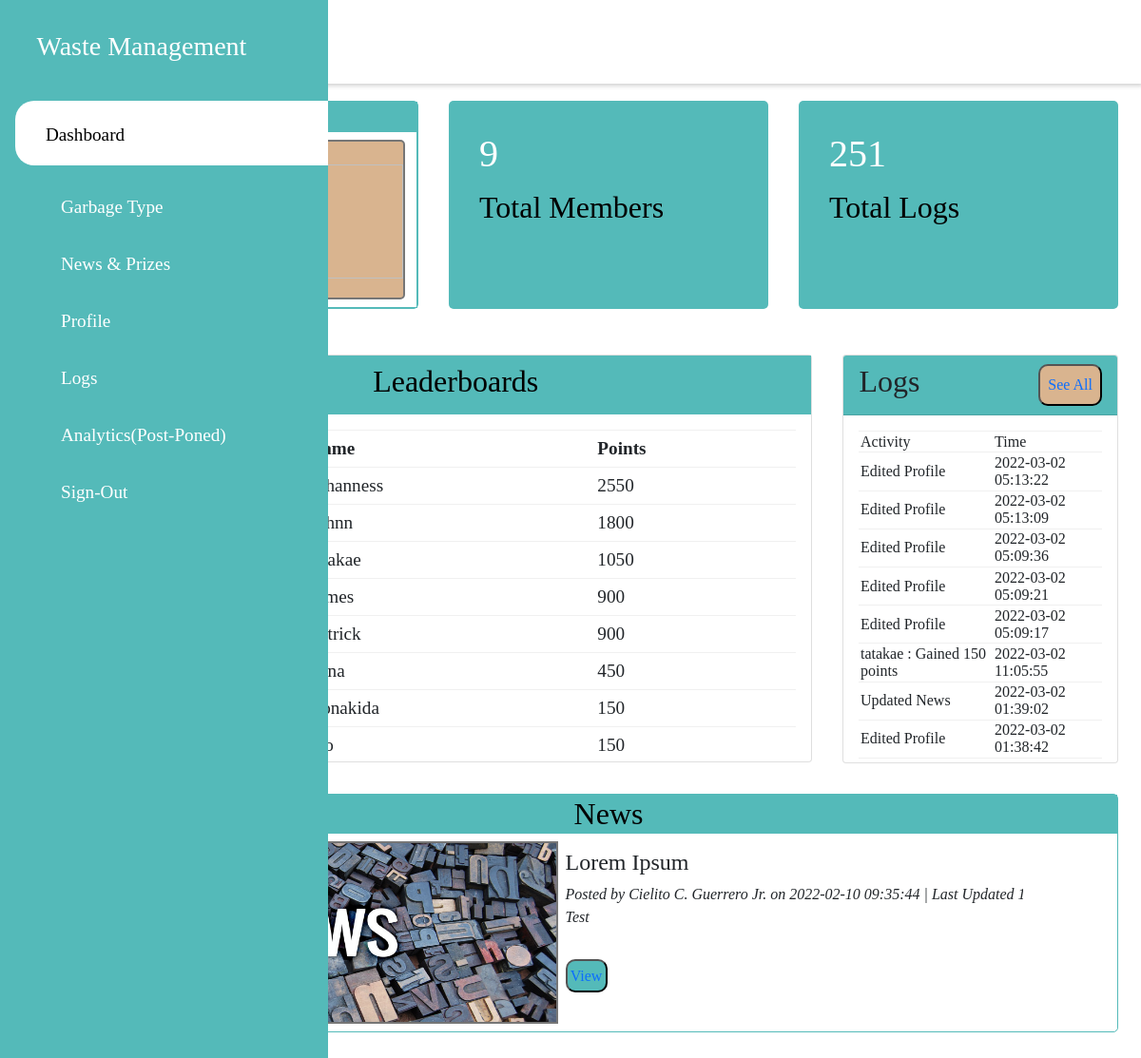
/admin/newindex.php (signed in), run on the app's committed database.
### tables this page shows
CREATE TABLE `members` (
  `id` int(11) NOT NULL,
  `profilename` varchar(255) NOT NULL,
  `fullname` varchar(255) NOT NULL,
  `status` varchar(255) NOT NULL,
  `username` varchar(255) NOT NULL,
  `password` varchar(255) NOT NULL,
  `datecreated` date NOT NULL,
  `email` varchar(255) NOT NULL,
  `contact` varchar(255) NOT NULL,
  `address` varchar(255) NOT NULL,
  `img_name` varchar(255) NOT NULL,
  `points` int(11) NOT NULL
);

CREATE TABLE `logs` (
  `id` int(11) NOT NULL,
  `user` varchar(255) NOT NULL,
  `activity` varchar(255) NOT NULL,
  `datetime` datetime NOT NULL DEFAULT current_timestamp(),
  `daysago` timestamp NOT NULL DEFAULT current_timestamp() ON UPDATE current_timestamp()
);

CREATE TABLE `news` (
  `news_id` int(11) NOT NULL,
  `news_title` varchar(255) NOT NULL,
  `news_description` varchar(255) NOT NULL,
  `news_content` mediumtext NOT NULL,
  `news_img` varchar(255) NOT NULL,
  `datetime` datetime NOT NULL,
  `lastupdate` timestamp NOT NULL DEFAULT current_timestamp() ON UPDATE current_timestamp(),
  `postedby` varchar(255) NOT NULL
);

### admin/newindex.php (the view, shortened to what this page needs)
<?php
include('connections/connection.php');
 function time_elapsed_string($datetime, $full = false) {
    $now = new DateTime;
    $ago = new DateTime($datetime, new DateTimeZone('Asia/Manila'));
    $diff = $now->diff($ago);
    $diff->w = floor($diff->d / 7);
    $diff->d -= $diff->w * 7;
    $string = array(
        'y' => 'year',
        'm' => 'month',
        'w' => 'week',
        'd' => 'day',
        'h' => 'hour',
        'i' => 'minute',
        's' => 'second',
    );
    foreach ($string as $k => &$v) {
        if ($diff->$k) {
            $v = $diff->$k . ' ' . $v . ($diff->$k > 1 ? 's' : '');
        } else {
            unset($string[$k]);
        }
    }
    if (!$full) $string = array_slice($string, 0, 1);
    return $string ? implode(', ', $string) . ' ago' : 'just now';
}
?>
<!DOCTYPE HTML>
<html>
<head>
    <link href="css/newstyle.css" rel="stylesheet" type="text/css" /></link>
    <link href="css/prize.css" rel="stylesheet" type="text/css" /></link>
    <link href="css/news.css" rel="stylesheet" type="text/css" /></link>
    <link rel="stylesheet" href="https://maxst.icons8.com/vue-static/landings/line-awesome/font-awesome-line-awesome/css/all.min.css">
    <link rel="stylesheet" href="https://maxst.icons8.com/vue-static/landings/line-awesome/line-awesome/1.3.0/css/line-awesome.min.css">
    <link rel="stylesheet" type="text/css" href="https://cdn.jsdelivr.net/npm/slick-carousel@1.8.1/slick/slick.css"/>
    <link href="https://cdn.jsdelivr.net/npm/bootstrap@5.1.3/dist/css/bootstrap.min.css" rel="stylesheet"></link>
</head>
<body>
    <div class="sidebar">
        <div class="sidebar-brand">
        <h3><span class="las la-leaf"></span> <span>Waste Management</span> </h3>
        </div>
        <div class="sidebar-menu">
            <ul>
                <li>
                    <a href="newindex.php" class="active"><span class="las la-signal"></span>
                    <span>Dashboard</span></a>
                </li>
                <li>
                    <a href="garbagetype.php"><span class="las la-signal"></span>
                    <span>Garbage Type</span></a>
                </li>
                <li>
                    <a href="carousel.php"><span class="las la-signal"></span>
                    <span>News & Prizes</span></a>
                </li>
                <li>
                    <a href="members.php"><span class="las la-signal"></span>
                    <span>Profile</span></a>
                </li>
                <li>
                    <a href="actionlog.php"><span class="las la-signal"></span>
                    <span>Logs</span></a>
                </li>
                <li>
                    <a href="#.php"><span class="las la-signal"></span>
                    <span>Analytics(Post-Poned)</span></a>
                </li>
                <li>
                    <a href="logout.php" onclick="return confirm('Are you sure')"><span class="las la-signal"></span>
                    <span>Sign-Out</span></a>
                </li>
            </ul>
        </div>
    </div>
    <div class="main-content">
        <header>
            <h1>
                <label for="navigation-toggle">
                    <div><span class="las la-bars"></span>Dashboard</div>
                </label>
            </h1>
        </header>
        <main>
                <div class="cards">
                    <div class="card-singles">
                        <div class="prize-wrapper">
                            <div class="box">
                                <?php $sql = "SELECT * FROM prizes";
                                $result = mysqli_query($conn, $sql);
                                $rows = mysqli_fetch_assoc($result);
                                $fly = 1;?>
                                <h4 class="boxtitle" style="color:black">Prizes</h4>
                                <div class="indexslideshow-box">
                                    <div class="indexbox-wrapper">
                                        <?php do { ?>
                                        <div class="indexprizebox">
                                            <i class="pindexdescription"><?php echo $rows['pdescription'];?></i>
                                        </div>
                                        <?php $fly++; }  while ($rows = mysqli_fetch_assoc($result))?>
                                    </div>
                                </div>
                            </div>
                        </div>
                    </div>
                    <div class="card-single">
                        <div>
                            <?php
                            $sql = "SELECT * FROM members";
                            $result = mysqli_query($conn, $sql);
                            $count = mysqli_num_rows($result);
                            ?>
                            <h1><?php echo $count?></h1>
                            <span>Total Members</span>
                        </div>
                    </div>
                    <div class="card-single">
                        <div>
                            <?php
                            $sql = "SELECT * FROM logs";
                            $result = mysqli_query($conn, $sql);
                            $count = mysqli_num_rows($result);
                            ?>
                            <h1><?php echo $count?></h1>
                            <span>Total Logs</span>
                        </div>
                    </div>
                </div>
                <div class="recent-grid">
                    <div class="leaderboards">
                        <div class="card">
                            <div class="cheader" style="text-align:center;">
                                <h2>Leaderboards</h2>
                            </div>
                            <div class="card-body">
                                <table class="table-full">
                                    <thead>
                                        <tr>
                                            <td>Rank</td>
                                            <td>Name</td>
                                            <td>Points</td>
                                        </tr>
                                    </thead>
                                    <tbody>
                                        <?php
                                        $sql = "SELECT * FROM members ORDER BY points DESC LIMIT 0,10";
                                        $result = mysqli_query($conn, $sql);
                                        $rows = mysqli_fetch_assoc($result);
                                        $rank = 1;
                                        $number = 0;
                                        do { ?>
                                            <tr>
                                                <td><?php echo $rank;?></td>
                                                <td><?php echo $rows['profilename'];?></td>
                                                <td><?php echo $rows['points'];?></td>
                                            </tr>
                                        <?php $rank++;} while (($rows = mysqli_fetch_assoc($result)) and ($number <= 10))?>
                                    </tbody>
                                </table>
                            </div>
                        </div>
                    </div>
                    <div class="logs">
                        <div class="card">
                            <div class="card-header" style="background: #54BAB9;">
                                <h2>Logs</h2>
                                <button><a href="actionlog.php">See All</a><span class="las la-button"></span></button>
                            </div>
                            <div class="card-body">
                                <table class="table-half">
                                    <tr>
                                        <td>Activity</td>
                                        <td>Time</td>
                                    </tr>
                                    <?php
                                    $sql = "SELECT * FROM logs ORDER by id  DESC LIMIT 0,10";
                                    $result = mysqli_query($conn, $sql);
                                    $rows = mysqli_fetch_assoc($result);
                                    $number = 0;
                                    do { ?>
                                    <div class="logging">
                                    <tr>
                                            <td><?php echo $rows['activity'];?></td>
                                            <td style="margin-right:0.5rem;"><?php echo $rows['datetime'];?></td>
                                    </tr>
                                    </div>
                                    <?php $number++; } while (($rows = mysqli_fetch_assoc($result)) and ($number <= 10))?>
                                    </table>
                            </div>
                        </div>
                    </div>
                </div>
                    <div class="power-grid">
                        <div class="news-box">
                        <h2 class="boxnewstitle" style="color: black;">News</h2>
                                <div class="slideshow-newsbox">
                                        <div class="newsbox-wrapper">
                                            <?php
                                            $sql = "SELECT * FROM news";
                                            $result = mysqli_query($conn, $sql);
                                            $rows = mysqli_fetch_assoc($result);
                                            $ranker = 1;
                                            do { ?>
                                                <div class="indexnewsbox">
                                                    <div class="news-divide">
                                                        <div>
                                                            <img src="images/news/<?php echo $rows['news_img'];?>" style = "border: 2px solid #767676;width:100%; height:12rem;">
                                                        </div>
                                                        <div>
                                                            <div class="newsdescription">
                                                                <h4><?php echo $rows['news_title'];?></h4>
                                                                <i>Posted by <?php echo $rows['postedby'];?> on <?php echo $rows['datetime'];?> | Last Updated <?php echo time_elapsed_string($rows['lastupdate']); ?>.</i>
                                                                <br>
                                                                <i><?php echo $rows['news_description'];?></i>
                                                                <div class="newsbutton"><button><a href="newspage.php?ID=<?php echo $rows['news_id'];?>" class="editprize">View</a></button></div>
                                                            </div>
                                                        </div>
                                                    </div>
                                                </div>
                                                <?php $ranker++; }  while ($rows = mysqli_fetch_assoc($result))?>
                                        </div>
                                </div>
                        </div>
                </div>
    </main>
    </div>
</body>
</html>

### admin/css/newstyle.css (style rules this page uses)
* { padding: 0%; margin: 0%; box-sizing: border-box; list-style-type: none; text-decoration: none !important; font-family: '游ゴシック'; }
.sidebar { transition: left 300ms; width: 345px; position: fixed; left: 0%; top: 0%; height: 100%; background: #54BAB9; z-index: 100; }
.main-content { transition: margin-left 300ms; margin-left: 345px; }
.sidebar-brand { height: 90px; padding: 1rem 0rem 1rem 2rem; color: white; font-size: 1rem; margin-top: 1rem; margin-bottom: -1rem; }
.sidebar-brand span { display: inline-block; padding-right: 0rem; }
.sidebar-menu li { width: 100%; margin-bottom: 1.5rem; padding-left: -1rem; margin-left: -1rem; }
.sidebar-menu a { display: block; color: white; font-size: 1.2rem; padding-left: -1rem; }
.sidebar-menu a span:first-child { font-size: 1.5rem; padding-right: 1rem; margin-left: 1rem; }
.sidebar-menu a.active { background:white; padding-top: 1rem; padding-bottom: 1rem; color:black; border-radius: 20px 0px 0px 20px; margin-right: -1rem; }
.sidebar-menu { margin-top: 1rem; }
header { display: flex; justify-content: space-between; padding:1rem 1.5rem; box-shadow: 2px 2px 5px rgba(0,0,0,0.2); position: fixed; left: 345px; top: 0%; width: calc(100% - 345px); z-index: 100; transition: 300ms; background: white; }
header label span { font-size: 1.7rem; padding-right: 1rem; }
main { margin-top: 45px; padding: 2rem 1.5rem; background: #ffffff; min-height: calc(100vh -90px); }
.cards { display: grid; grid-template-columns: repeat(3, 1fr); grid-gap: 2rem; margin-top: 1rem; }
.card-single { display: flex; justify-content: space-between; background: #54BAB9; color:white; padding: 2rem; border-radius: 5px; }
.card-single div:first-child span { color:black; }
.card-single div:last-child span { font-size: 2rem ; }
table { border-collapse: collapse; width: 100%; align-items: center; }
.table-half td { padding: .1rem; border-top: 1px #f0f0f0; border-bottom: 1px #f0f0f0; border-style: solid; }
.recent-grid { margin-top: 3rem; display: grid; grid-template-columns: 70% auto; grid-gap: 2rem; }
.card { border-radius: 5px; }
.cheader { padding: 0.5rem; background: #54BAB9; color: black; }
.card-header { display: flex; justify-content: space-between; align-items: center; padding: 1rem; border-bottom: 1px solid; }
.card-header button { padding: .5rem; background-color: #d9b48fff; color: white; border-radius: 10px; }
.card-body { padding: 1rem; min-height: 0%; max-height: 22.816375rem; overflow: auto; }
.table-full { width: 100%; overflow: auto; max-height: 50rem; }
.table-full tr { font-size: 1.2rem; }
.table-full td { border-top:1px #f0f0f0; border-bottom:1px #f0f0f0; border-style: solid; padding: 0.5rem; }
.table-full thead td { font-weight: bolder; }
.power-grid { margin-top: 2rem; display: grid; grid-template-columns: 100%; grid-gap: 1rem; }
.table-half { display: flex; justify-content: space-between; align-items: center; }
@media only screen and (max-width: 1200px) { .main-content { margin-left: 80px; } }
@media only screen and (max-width: 1200px) { .main-content header { width: calc(100% - 80px); left: 80px; } }

### admin/css/prize.css (style rules this page uses)
.prize-wrapper { border: 1px solid #54BAB9; border-radius: 5px; }
.box { border: 1px solid #54BAB9; }
.box .indexslideshow-box { display: grid; grid-template-columns:100%; }
.box .boxtitle { border: 1px solid #54BAB9; background-color: #54BAB9; color: white; text-align: center; }
.box .indexbox-wrapper { width: 95%; margin: 0px auto; height: 11rem; overflow: hidden; }
.box .indexbox-wrapper .indexprizebox { display: inline-block; background: #d9b48fff; height: 10.5rem; width: 10rem; border-radius: 5px; text-align: center; margin-left: 0.2rem; margin-right: 0.2rem; border: 2px solid #767676; }
.pindexdescription { white-space: nowrap; overflow: hidden; text-overflow: ellipsis; max-width: 9rem; }

### data on the page
members: profilename "Johanness", points "2550"
members: profilename "Johnn", points "1800"
members: profilename "tatakae", points "1050"
members: profilename "James", points "900"
members: profilename "Patrick", points "900"
members: points "450"
members: profilename "Bonakida", points "150"
members: points "150"
logs: activity "Edited Profile", datetime "2022-03-02 05:13:22"
logs: activity "Edited Profile", datetime "2022-03-02 05:13:09"
logs: activity "Edited Profile", datetime "2022-03-02 05:09:36"
logs: activity "Edited Profile", datetime "2022-03-02 05:09:21"
logs: activity "Edited Profile", datetime "2022-03-02 05:09:17"
logs: activity "tatakae : Gained 150 points", datetime "2022-03-02 11:05:55"
logs: activity "Updated News", datetime "2022-03-02 01:39:02"
logs: activity "Edited Profile", datetime "2022-03-02 01:38:42"
news: news_img (picture), news_title "Lorem Ipsum", postedby "Cielito C. Guerrero Jr.", datetime "2022-02-10 09:35:44", lastupdate "15 hours ago", news_description "Test"

### other printed values
$count "9"
$count "251"
